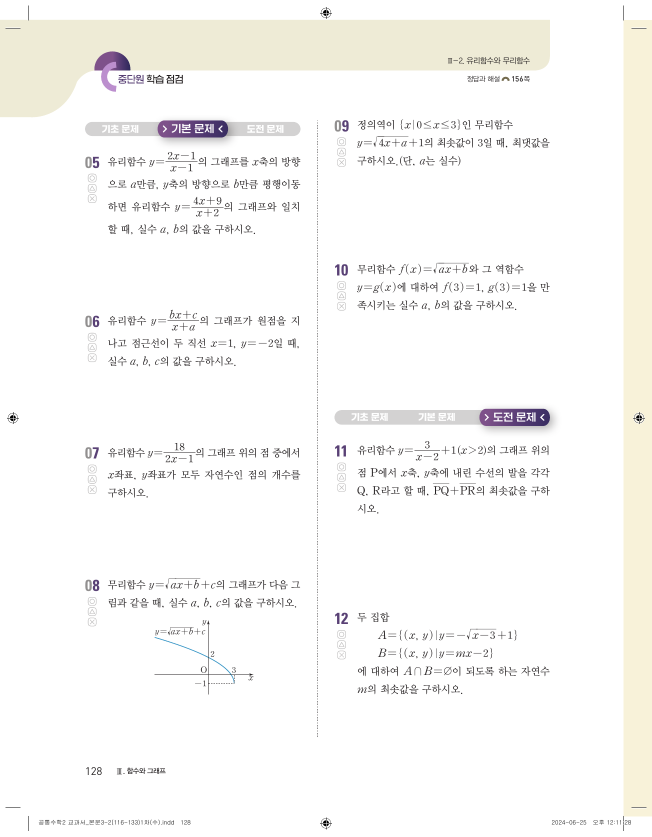
#> input picture archive-work/textbooks/visang-common2/middle/유리함수와 무리함수/evidence/비상_공통수학2_유리함수와무리함수_중단원학습점검_고1/problem-36.png, 1304 x 1673 px, found by its file name (shown at 1/2 size)
$ python generate_graph_assets.py
#> lines starting #> are read from the running program, lines starting #| are printed output that depends on the picture
from pathlib import Path
from PIL import Image
import math, html
root=Path('archive-work/textbooks/visang-common2/middle/유리함수와 무리함수/assets/images/비상_공통수학2_유리함수와무리함수_중단원학습점검_고1')
root.mkdir(parents=True, exist_ok=True)
# Keep the exact textbook graph as a problem dependency. Coordinates are in the full-page render.
page=Image.open('archive-work/textbooks/visang-common2/middle/유리함수와 무리함수/evidence/비상_공통수학2_유리함수와무리함수_중단원학습점검_고1/problem-36.png')
#> page is the input picture: PIL image 1304x1673 RGB; mean R, G, B 249.1, 248.5, 246.6
page.crop((295,1240,475,1410)).save(root/'q08_source-graph.png')
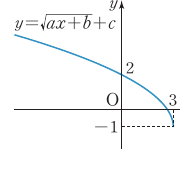
#> saved as q08_source-graph.png: PIL image 180x170 RGB; mean R, G, B 247.8, 248.6, 249.2

def graph_svg(name, panels, title, width=920, height=390):
#> called with name = 'q02_rational-graphs.svg', title = '유리함수 그래프와 점근선', width = 920, height = 390
    gap=24; panelw=(width-gap*(len(panels)-1))/len(panels); top=44; bottom=42; pad_x=46
    parts=[f'<svg xmlns="http://www.w3.org/2000/svg" viewBox="0 0 {width} {height}" role="img"><title>{html.escape(title)}</title>',
           '<rect width="100%" height="100%" fill="#fff"/>',
           '<style>text{font-family:Arial,"Noto Sans KR",sans-serif;fill:#222}.axis{stroke:#333;stroke-width:1.5}.grid{stroke:#ddd;stroke-width:1}.asymptote{stroke:#777;stroke-width:1.4;stroke-dasharray:7 6}.curve{fill:none;stroke:#6c3a91;stroke-width:3}.tick{font-size:13px}.label{font-size:17px;font-style:italic}.pt{fill:#6c3a91}</style>']
    for i,p in enumerate(panels):
        x0=i*(panelw+gap); plotx0=x0+pad_x; plotx1=x0+panelw-15; ploty0=top; ploty1=height-bottom
        xmin,xmax,ymin,ymax=p['range']; sx=lambda x:plotx0+(x-xmin)/(xmax-xmin)*(plotx1-plotx0); sy=lambda y:ploty1-(y-ymin)/(ymax-ymin)*(ploty1-ploty0)
        parts.append(f'<text x="{x0+panelw/2:.1f}" y="25" text-anchor="middle" font-size="18">{html.escape(p["caption"])}</text>')
        for xv in range(math.ceil(xmin),math.floor(xmax)+1):
            if abs(xv)>1e-9:
                parts.append(f'<line class="grid" x1="{sx(xv):.2f}" y1="{ploty0}" x2="{sx(xv):.2f}" y2="{ploty1}"/>')
            if xv%2==0 or xv in (-1,1): parts.append(f'<text class="tick" x="{sx(xv):.2f}" y="{sy(0)+19:.2f}" text-anchor="middle">{xv}</text>')
        for yv in range(math.ceil(ymin),math.floor(ymax)+1):
            if yv!=0: parts.append(f'<line class="grid" x1="{plotx0}" y1="{sy(yv):.2f}" x2="{plotx1}" y2="{sy(yv):.2f}"/>')
        if xmin<=0<=xmax: parts.append(f'<line class="axis" x1="{sx(0):.2f}" y1="{ploty0}" x2="{sx(0):.2f}" y2="{ploty1}"/><text class="label" x="{sx(0)+7:.1f}" y="{ploty0+17}">y</text>')
        if ymin<=0<=ymax: parts.append(f'<line class="axis" x1="{plotx0}" y1="{sy(0):.2f}" x2="{plotx1}" y2="{sy(0):.2f}"/><text class="label" x="{plotx1-2:.1f}" y="{sy(0)-7:.1f}">x</text>')
        if 'asym' in p:
            ax,ay=p['asym']; parts += [f'<line class="asymptote" x1="{sx(ax):.2f}" y1="{ploty0}" x2="{sx(ax):.2f}" y2="{ploty1}"/>',f'<line class="asymptote" x1="{plotx0}" y1="{sy(ay):.2f}" x2="{plotx1}" y2="{sy(ay):.2f}"/>']
        for interval in p.get('intervals',[(xmin,xmax)]):
            pts=[]
            for j in range(501):
                x=interval[0]+(interval[1]-interval[0])*j/500
                y=p['fn'](x)
                if ymin<y<ymax: pts.append(f'{sx(x):.2f},{sy(y):.2f}')
                elif pts:
                    parts.append(f'<polyline class="curve" points="{" ".join(pts)}"/>'); pts=[]
            if pts: parts.append(f'<polyline class="curve" points="{" ".join(pts)}"/>')
        for x,y in p.get('points',[]): parts.append(f'<circle class="pt" cx="{sx(x):.2f}" cy="{sy(y):.2f}" r="4"/>')
    parts.append('</svg>')
    (root/name).write_text('\n'.join(parts),encoding='utf-8')

graph_svg('q02_rational-graphs.svg',[
 {'caption':'(1)  y = 1/(x−1) + 2','range':(-3,5,-2,6),'asym':(1,2),'fn':lambda x:1/(x-1)+2,'intervals':[(-3,.83),(1.17,5)],'points':[(0,1),(2,3)]},
 {'caption':'(2)  y = −2 + 3/(x+1)','range':(-5,3,-7,3),'asym':(-1,-2),'fn':lambda x:-2+3/(x+1),'intervals':[(-5,-1.35),(-.65,3)],'points':[(0,1)]}], '유리함수 그래프와 점근선')
graph_svg('q04_radical-graphs.svg',[
 {'caption':'(1)  y = −√(x−1) + 2','range':(0,7,-2,4),'fn':lambda x:2-math.sqrt(x-1),'intervals':[(1,7)],'points':[(1,2),(5,0)]},
 {'caption':'(2)  y = √(4−2x) − 1','range':(-5,2,-1.5,4),'fn':lambda x:math.sqrt(4-2*x)-1,'intervals':[(-5,2)],'points':[(2,-1),(0,1)]}], '무리함수 그래프의 끝점과 범위')

# Compare the threshold line with the decreasing radical graph: m=1 meets at the
# endpoint (3,1), while m=2 stays above it throughout x>=3.
w,h=760,440; left,right,top,bottom=76,730,48,380
xmin,xmax,ymin,ymax=2,8,-2,7
sx=lambda x:left+(x-xmin)/(xmax-xmin)*(right-left)
sy=lambda y:bottom-(y-ymin)/(ymax-ymin)*(bottom-top)
parts=['<svg xmlns="http://www.w3.org/2000/svg" viewBox="0 0 760 440" role="img"><title>Intersection threshold for m</title>',
 '<rect width="760" height="440" fill="#fff"/>','<style>text{font-family:Arial,"Noto Sans KR",sans-serif;fill:#222;font-size:15px}.axis{stroke:#333;stroke-width:1.6}.grid{stroke:#ddd}.curve{fill:none;stroke-width:3}.pt{fill:#222}</style>']
for x in range(2,9):
 parts.append(f'<line class="grid" x1="{sx(x):.1f}" y1="{top}" x2="{sx(x):.1f}" y2="{bottom}"/><text x="{sx(x):.1f}" y="{sy(0)+21:.1f}" text-anchor="middle">{x}</text>')
for y in range(-2,8):
 parts.append(f'<line class="grid" x1="{left}" y1="{sy(y):.1f}" x2="{right}" y2="{sy(y):.1f}"/><text x="{sx(3)-10:.1f}" y="{sy(y)+5:.1f}" text-anchor="end">{y}</text>')
parts += [f'<line class="axis" x1="{left}" y1="{sy(0):.1f}" x2="{right}" y2="{sy(0):.1f}"/>',f'<line class="axis" x1="{sx(0):.1f}" y1="{top}" x2="{sx(0):.1f}" y2="{bottom}"/>',f'<text x="{right-4}" y="{sy(0)-8:.1f}">x</text>',f'<text x="{sx(0)+8:.1f}" y="{top+12}">y</text>']
def poly(fn,a,b,color):
#> called with a = 3, b = 8, color = '#6c3a91'
 pts=[]
 for j in range(501):
  x=a+(b-a)*j/500; y=fn(x)
  if ymin<=y<=ymax: pts.append(f'{sx(x):.2f},{sy(y):.2f}')
 return f'<polyline class="curve" stroke="{color}" points="{" ".join(pts)}"/>'
parts += [poly(lambda x:1-math.sqrt(x-3),3,8,'#6c3a91'),poly(lambda x:x-2,2,8,'#567ea9'),poly(lambda x:2*x-2,2,4.5,'#d54b4b'),
 f'<circle class="pt" cx="{sx(3):.2f}" cy="{sy(1):.2f}" r="5"/>',
 f'<text x="{sx(4.2):.1f}" y="{sy(1-math.sqrt(1.2))-12:.1f}" fill="#6c3a91">y = −√(x−3)+1</text>',
 f'<text x="{sx(6.1):.1f}" y="{sy(4.1)-10:.1f}" fill="#567ea9">m=1: y=x−2</text>',
 f'<text x="{sx(4.1):.1f}" y="{sy(6.2)-8:.1f}" fill="#d54b4b">m=2: y=2x−2</text>',
 f'<text x="{sx(3)+8:.1f}" y="{sy(1)+20:.1f}">(3,1)</text>','</svg>']
(root/'q12_intersection-threshold.svg').write_text('\n'.join(parts),encoding='utf-8')

$ run again, with archive-work/textbooks/visang-common2/middle/유리함수와 무리함수/evidence/비상_공통수학2_유리함수와무리함수_중단원학습점검_고1/problem-35.png copied over archive-work/textbooks/visang-common2/middle/유리함수와 무리함수/evidence/비상_공통수학2_유리함수와무리함수_중단원학습점검_고1/problem-36.png
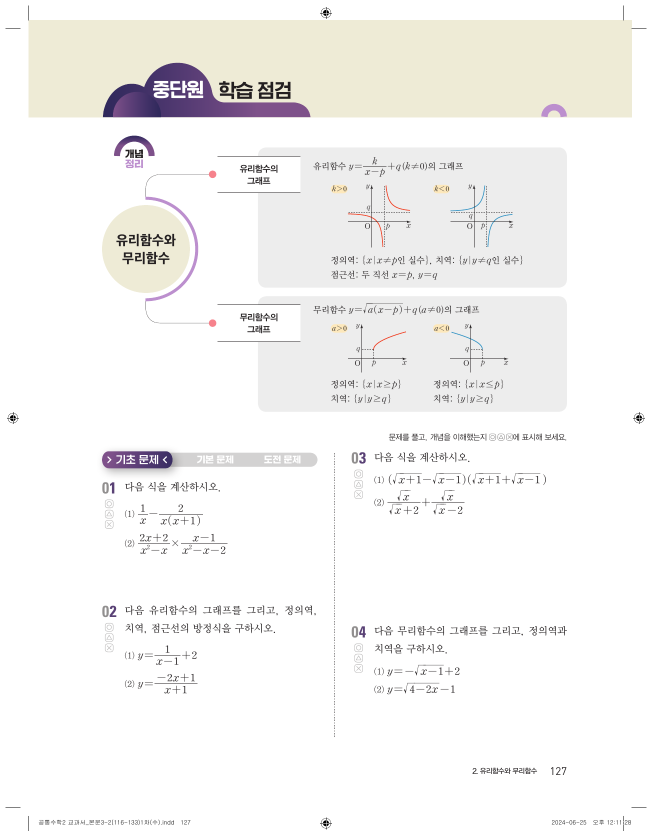
#> input picture archive-work/textbooks/visang-common2/middle/유리함수와 무리함수/evidence/비상_공통수학2_유리함수와무리함수_중단원학습점검_고1/problem-35.png, 1304 x 1673 px, found by its file name (shown at 1/2 size)
#> page is the input picture: PIL image 1304x1673 RGB; mean R, G, B 245.6, 244.8, 243.3
#> `page.crop((295,1240,475,1410)).save(root/'q08_source-graph.png')`:
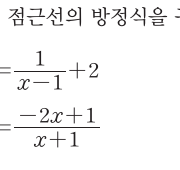
#> saved as q08_source-graph.png: PIL image 180x170 RGB; mean R, G, B 246.2, 246.1, 246.1

$ run again, with archive-work/textbooks/visang-common2/middle/유리함수와 무리함수/evidence/비상_공통수학2_유리함수와무리함수_중단원학습점검_고1/answer-14.png copied over archive-work/textbooks/visang-common2/middle/유리함수와 무리함수/evidence/비상_공통수학2_유리함수와무리함수_중단원학습점검_고1/problem-36.png
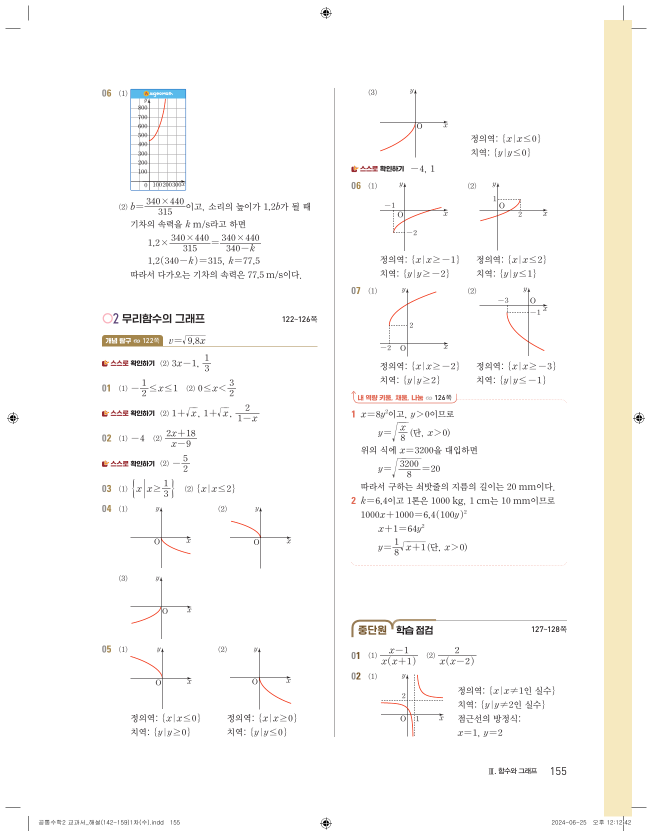
#> input picture archive-work/textbooks/visang-common2/middle/유리함수와 무리함수/evidence/비상_공통수학2_유리함수와무리함수_중단원학습점검_고1/answer-14.png, 1304 x 1673 px, found by its file name (shown at 1/2 size)
#> page is the input picture: PIL image 1304x1673 RGB; mean R, G, B 250.9, 250.1, 248.3
#> `page.crop((295,1240,475,1410)).save(root/'q08_source-graph.png')`:
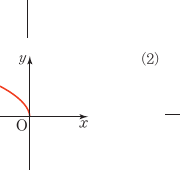
#> saved as q08_source-graph.png: PIL image 180x170 RGB; mean R, G, B 252.2, 251.8, 251.7
